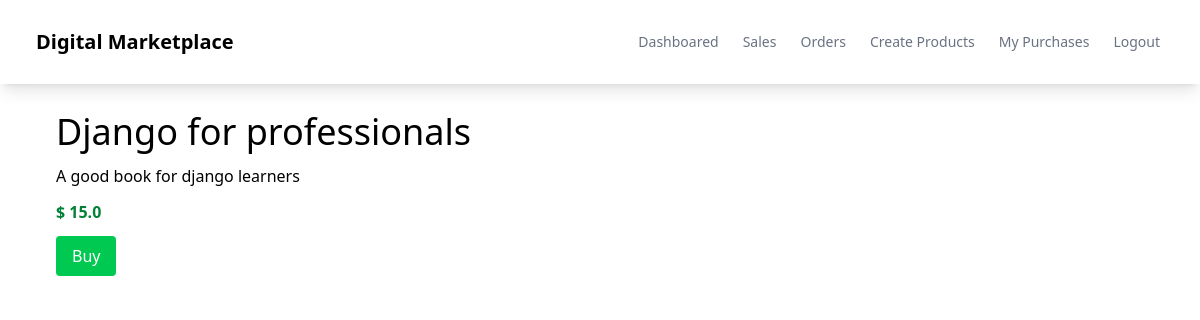
The app's page /product/2 with its own data.
### myapp/models.py (models this page shows, shortened)
class Product(models.Model):
    name = models.CharField(max_length=100)
    description = models.CharField(max_length=100)
    price = models.FloatField()
    file = models.FileField(upload_to='uploads')

### myapp/views.py (the view)
# urls.py: path('product/<int:id>',views.detail,name='detail'),
def detail(request,id):
    product = Product.objects.get(id=id)
    return render(request,'myapp/detail.html',{'product':product})

### myapp/templates/myapp/detail.html (shortened to what this page needs)
{% extends 'myapp/base.html' %}
{% block content %}
<div class="flex p-7">
    <div class="pl-7">
        <div class="text-4xl mb-3">{{product.name}}</div>
        <div class="mb-3">{{product.description}}</div>
        <div class="mb-3 text-green-700 font-bold">$ {{product.price}}</div>
        <div>
            <button id="checkout-button" class="bg-green-500 text-white px-4 py-2 rounded-sm">Buy</button>
        </div>
    </div>
</div>
{% endblock content %}

### records on screen
Product: name "Django for professionals", description "A good book for django learners", price "15.0"
